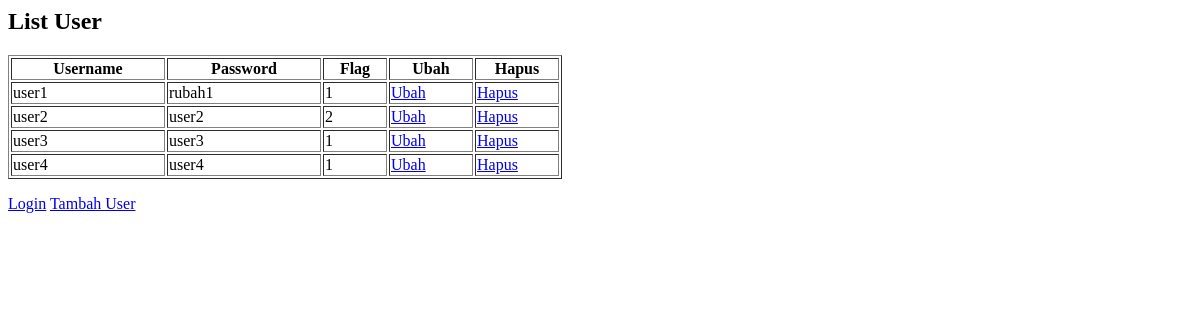
/, run on an earlier commit of the app's database.
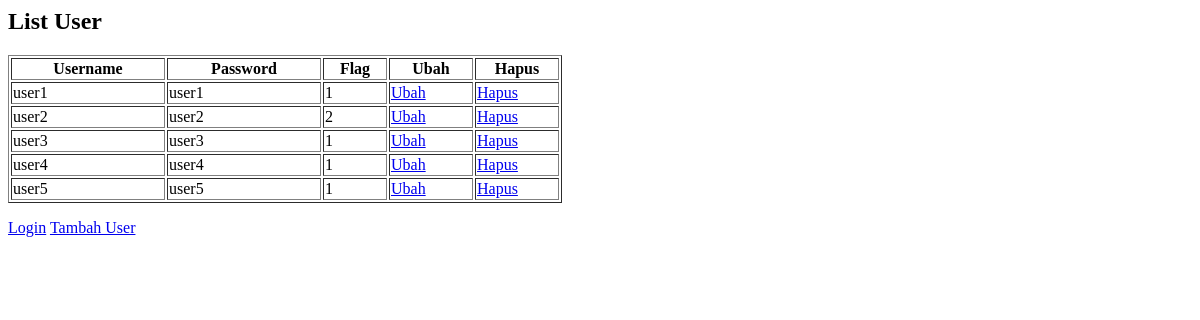
And on a later commit of the database.
### tables this page shows
CREATE TABLE users ( username VARCHAR(25) NOT NULL,
password VARCHAR(25),
flag INTEGER,
PRIMARY KEY(username)
);

### app.py (the view)
@app.route('/')
def index():
    import sqlite3, os
    databaseName = os.getcwd() + '/database.db'
    conn = sqlite3.connect(databaseName)
    cursor = conn.cursor()
    container = []
    for username, password, flag in cursor.execute('SELECT * FROM users'):
        model = User(username, password, flag)
        container.append(model)
    cursor.close()
    conn.close()
    return render_template('index.html', container = container)

### templates/index.html (shortened to what this page needs)
<html>
    <head>
    </head>
    <body>
        <h2>List User</h2>
        <table border="1">
            <tr>
                <th width="150">Username</th>
                <th width="150">Password</th>
                <th width="60">Flag</th>
                <th width="80">Ubah</th>
                <th width="80">Hapus</th>
            </tr>
            {% for model in container %}
                <tr>
                    <td>{{model.username}}</td>
                    <td>{{model.password}}</td>
                    <td>{{model.flag}}</td>
                    <td><a href="http://localhost:5000/ubahUser/{{model.username}}">Ubah</a></td>
                    <td><a href="http://localhost:5000/hapusUser/{{model.username}}">Hapus</a></td>
                </tr>
            {%endfor%}
        </table>
        <p><a href="http://localhost:5000/loginUser">Login</a> <a href="http://localhost:5000/tambahUser">Tambah User</a></p>
    </body>
</html>

What changed in the data, as far as the page shows it:
changed users "user1": password "rubah1" → "user1"
added users: username "user5", password "user5", flag "1"
